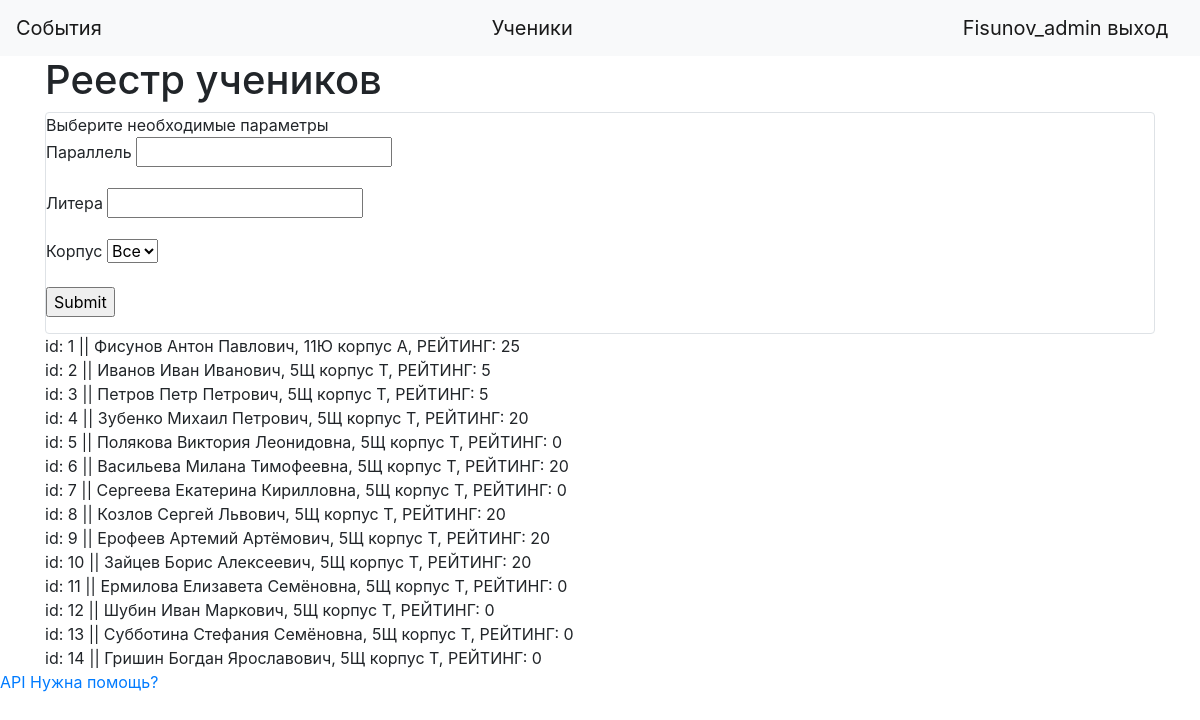
/view_students (signed in), run on the app's committed database.
### data/users.py (models this page shows, shortened)
class User(SqlAlchemyBase, UserMixin):
    __tablename__ = 'users'
    id = sqlalchemy.Column(sqlalchemy.Integer, primary_key=True, autoincrement=True)
    name = sqlalchemy.Column(sqlalchemy.String, nullable=True)
    about = sqlalchemy.Column(sqlalchemy.String, nullable=True)
    email = sqlalchemy.Column(sqlalchemy.String, index=True, unique=True, nullable=True)
    role = sqlalchemy.Column(sqlalchemy.Integer)
    hashed_password = sqlalchemy.Column(sqlalchemy.String, nullable=True)
    verified = sqlalchemy.Column(sqlalchemy.Boolean, default=0)
    created_date = sqlalchemy.Column(sqlalchemy.DateTime, default=datetime.datetime.now)

### data/students.py (models this page shows, shortened)
class Students(SqlAlchemyBase, UserMixin):
    __tablename__ = 'students'
    id = sqlalchemy.Column(sqlalchemy.Integer, primary_key=True, autoincrement=True)
    name = sqlalchemy.Column(sqlalchemy.String, nullable=True)
    class_num = sqlalchemy.Column(sqlalchemy.Integer, nullable=True, default=5)
    campus = sqlalchemy.Column(sqlalchemy.CHAR, nullable=True, default='Т')
    class_letter = sqlalchemy.Column(sqlalchemy.CHAR, nullable=True)
    exp_amount = sqlalchemy.Column(sqlalchemy.Integer)
    rating_points = sqlalchemy.Column(sqlalchemy.Integer)
    rating_place = sqlalchemy.Column(sqlalchemy.Integer)
    role = sqlalchemy.Column(sqlalchemy.String)
    skin_id = sqlalchemy.Column(sqlalchemy.Integer)
    available_skins = sqlalchemy.Column(sqlalchemy.String)
    hashed_password = sqlalchemy.Column(sqlalchemy.String, nullable=True)
    last_visit = sqlalchemy.Column(sqlalchemy.DateTime)
    def info(self):
        return f'id: {self.id} || {self.name},\t{self.class_num}{self.class_letter}\t корпус {self.campus}, РЕЙТИНГ: {self.rating_points}'

### main.py (the view, shortened to what this page needs)
@app.route('/view_students', methods=['GET', 'POST'])
@login_required
def view_students():
    args = []
    db_sess = db_session.create_session()
    students = db_sess.query(Students).filter(*args)
    return render_template("students.html", title="Просмотр учеников", students=students)

### data/db_session.py (called while the page is built)
def create_session() -> Session:
    global __factory
    return __factory()

### main.py (called while the page is built)
@login_manager.user_loader
def load_user(user_id):
    db_sess = db_session.create_session()
    return db_sess.query(User).get(user_id)

### templates/students.html (shortened to what this page needs)
{% extends "base.html" %}
{% block content %}
<h1>Реестр учеников</h1>
<div class="col-md6 border rounded">
    <div>Выберите необходимые параметры</div>
    <form action="" method="post">
        <p>
            <label for="class_num">Параллель</label>
            <input type="text" name="class_num">
        </p>
        <p>
            <label for="class_letter">Литера</label>
            <input type="text" name="class_letter">
        </p>
        <p>
            <label for="campus">Корпус</label>
            <select name="campus">
                <option>Все</option>
            </select>
        </p>
        <p>
            <input type="submit">
        </p>
    </form>
</div>
{% if students %}
    {% for student in students %}
    <div>{{student.info()}}</div>
    {% endfor %}
{% endif %}
{% endblock %}

### templates/base.html (shortened to what this page needs)
<!doctype html>
<html lang="en">
<head>
    <link rel="stylesheet" href="https://stackpath.bootstrapcdn.com/bootstrap/4.4.1/css/bootstrap.min.css">
</head>
  <body>
    <header>
        <nav class="navbar navbar-light bg-light">
        <a class="navbar-brand" href="/main">События</a>
        <a class="navbar-brand" href="/view_students">Ученики</a>
        {% if current_user.is_authenticated %}
            <a class="navbar-brand" href="/logout">{{ current_user.name }} выход</a>
        {% else %}
            <p>
                <a class="btn btn-primary " href="/register">Зарегистрироваться</a>
                <a class="btn btn-success" href="/login">Войти</a>
            </p>
        {% endif %}
    </nav>
    </header>
    <main role="main" class="container">
        {% block content %}{% endblock %}
    </main>
    <a href="/api">API</a>
    <a href="/support">Нужна помощь?</a>
  </body>
</html>

### data on the page
User: name "Fisunov_admin"
Students: info "id: 1 || Фисунов Антон Павлович, 11Ю корпус А, РЕЙТИНГ: 25"
Students: info "id: 2 || Иванов Иван Иванович, 5Щ корпус Т, РЕЙТИНГ: 5"
Students: info "id: 3 || Петров Петр Петрович, 5Щ корпус Т, РЕЙТИНГ: 5"
Students: info "id: 4 || Зубенко Михаил Петрович, 5Щ корпус Т, РЕЙТИНГ: 20"
Students: info "id: 5 || Полякова Виктория Леонидовна, 5Щ корпус Т, РЕЙТИНГ: 0"
Students: info "id: 6 || Васильева Милана Тимофеевна, 5Щ корпус Т, РЕЙТИНГ: 20"
Students: info "id: 7 || Сергеева Екатерина Кирилловна, 5Щ корпус Т, РЕЙТИНГ: 0"
Students: info "id: 8 || Козлов Сергей Львович, 5Щ корпус Т, РЕЙТИНГ: 20"
Students: info "id: 9 || Ерофеев Артемий Артёмович, 5Щ корпус Т, РЕЙТИНГ: 20"
Students: info "id: 10 || Зайцев Борис Алексеевич, 5Щ корпус Т, РЕЙТИНГ: 20"
Students: info "id: 11 || Ермилова Елизавета Семёновна, 5Щ корпус Т, РЕЙТИНГ: 0"
Students: info "id: 12 || Шубин Иван Маркович, 5Щ корпус Т, РЕЙТИНГ: 0"
Students: info "id: 13 || Субботина Стефания Семёновна, 5Щ корпус Т, РЕЙТИНГ: 0"
Students: info "id: 14 || Гришин Богдан Ярославович, 5Щ корпус Т, РЕЙТИНГ: 0"
